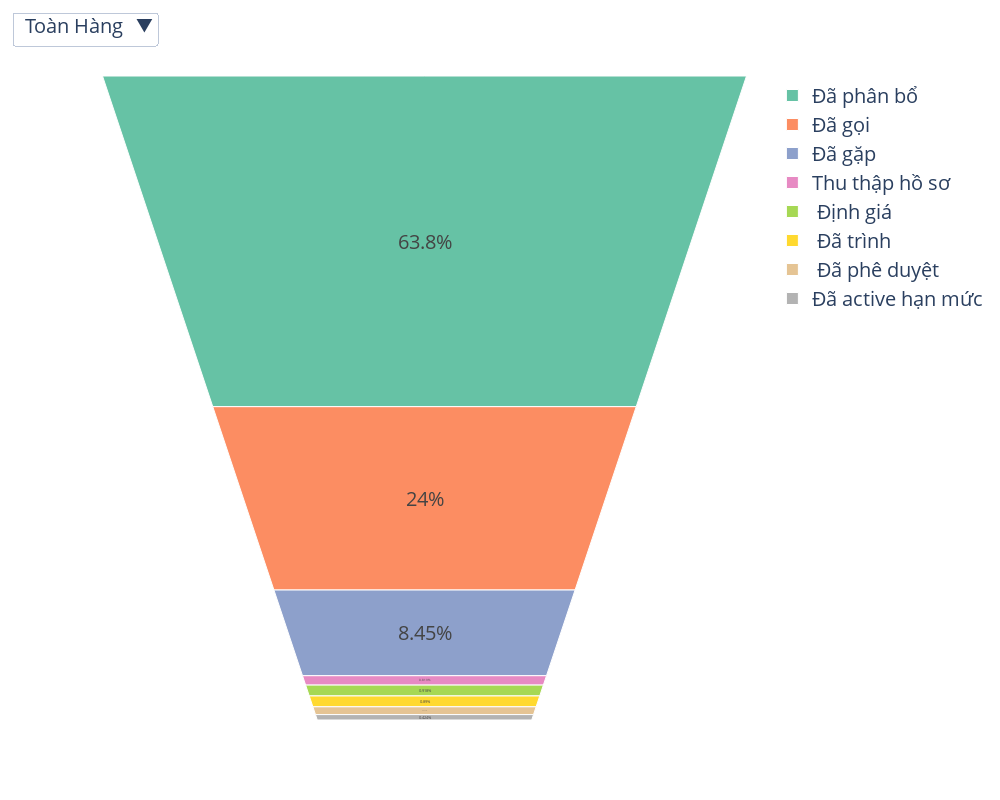

The code cell stored with this chart in its notebook:
### Markdown cell above
# DropDown : Toàn hàng, miền bắc, nam, trung

### Code cell
import plotly.express as px
import pandas as pd



# Create the initial plot
fig = px.funnel_area(sum_nor_pro_df, names='State', values='Values',
                    #  title='Funnel Area Chart of State Values',
                     color_discrete_sequence=px.colors.qualitative.Set2)


# Add the dropdown menu to the layout
fig.update_layout(
    updatemenus=[
        dict(
            buttons=list([
                dict(
                    args=[{'values': [Toan_Hang_df['Values']],
                           'text': [Toan_Hang_df['State']]}],
                    label='Toàn Hàng',
                    method='restyle'
                ),
                dict(
                    args=[{'values': [sum_nor_pro_df['Values']],
                           'text': [sum_nor_pro_df['State']]}],
                    label='Miền Bắc',
                    method='restyle'
                ),
                dict(
                    args=[{'values': [sum_south_pro_df['Values']],
                           'text': [sum_south_pro_df['State']]}],
                    label='Miền Nam',
                    method='restyle'
                ),
                dict(
                    args=[{'values': [sum_trung_pro_df['Values']],
                           'text': [sum_trung_pro_df['State']]}],
                    label='Miền Trung',
                    method='restyle'
                )

            ]),
            direction='down',
            showactive=True,
            x=0.1,
            y=1.1
        )
    ]
)

# Update the layout and display the plot
fig.update_layout(
    # title="Biểu đồ phễu",
    title_font_size=20,
    font=dict(size=20),
    width=1000,
    height=800
)

fig.show()

### Figure 1 — Plotly figure (JSON) as saved in the notebook; plotly's stock layout.template omitted (floating-point values rounded to 4 significant figures)
{"data": [{"domain": {"x": [0, 1], "y": [0, 1]}, "hovertemplate": "State=%{label}<br>Values=%{value}<extra></extra>", "labels": ["Đã phân bổ", "Đã gọi", "Đã gặp", "Thu thập hồ sơ", " Định giá", " Đã trình", " Đã phê duyệt", "Đã active hạn mức"], "legendgroup": "", "name": "", "showlegend": true, "type": "funnelarea", "values": [4519, 1701, 598, 58, 65, 63, 44, 30]}], "layout": {"font": {"size": 20}, "funnelareacolorway": ["rgb(102,194,165)", "rgb(252,141,98)", "rgb(141,160,203)", "rgb(231,138,195)", "rgb(166,216,84)", "rgb(255,217,47)", "rgb(229,196,148)", "rgb(179,179,179)"], "height": 800, "legend": {"tracegroupgap": 0}, "margin": {"t": 60}, "title": {"font": {"size": 20}}, "updatemenus": [{"buttons": [{"args": [{"text": [["Đã phân bổ", "Đã gọi", "Đã gặp", " Định giá", " Đã trình", "Thu thập hồ sơ", " Đã phê duyệt", "Đã active hạn mức"]], "values": [[47252, 21090, 3556, 676, 649, 619, 474, 325]]}], "label": "Toàn Hàng", "method": "restyle"}, {"args": [{"text": [["Đã phân bổ", "Đã gọi", "Đã gặp", "Thu thập hồ sơ", " Định giá", " Đã trình", " Đã phê duyệt", "Đã active hạn mức"]], "values": [[4519, 1701, 598, 58, 65, 63, 44, 30]]}], "label": "Miền Bắc", "method": "restyle"}, {"args": [{"text": [["Đã phân bổ", "Đã gọi", "Đã gặp", "Thu thập hồ sơ", " Định giá", " Đã trình", " Đã phê duyệt", "Đã active hạn mức"]], "values": [[2127, 1096, 280, 45, 53, 44, 37, 21]]}], "label": "Miền Nam", "method": "restyle"}, {"args": [{"text": [["Đã phân bổ", "Đã gọi", "Đã gặp", "Thu thập hồ sơ", " Định giá", " Đã trình", " Đã phê duyệt", "Đã active hạn mức"]], "values": [[4519, 1701, 598, 58, 65, 63, 44, 30]]}], "label": "Miền Trung", "method": "restyle"}], "direction": "down", "showactive": true, "x": 0.1, "y": 1.1}], "width": 1000}}
